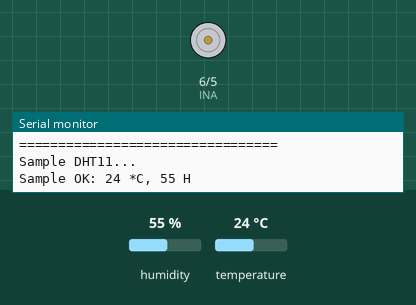
Bench run of a sketch on a simulated Arduino Uno, built with avr-gcc and run on an emulated ATmega328P. On the bench: motor-driver pin pairs drawn as motors (green arrow = first pin HIGH = forward, orange = second pin HIGH = backward, longer = more drive), the last lines printed to the serial monitor. Inputs (shaded band) come from the test bench; at power-on: temperature 24 °C, humidity 55 %.

Above: at 2.3 s.
2.4 s: temperature set to 27 °C
5.7 s: temperature set to 30 °C
At 8.6 s:
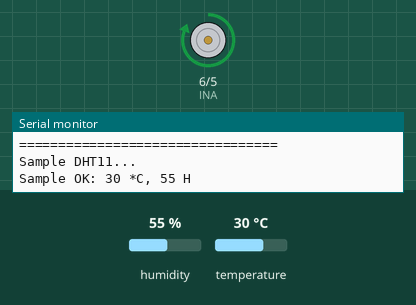
9.1 s: temperature set to 12 °C
At 11.4 s:
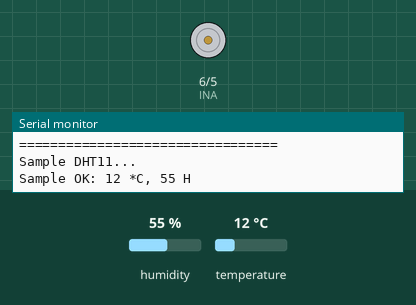
12.1 s: temperature set to 33 °C
At 14.3 s:
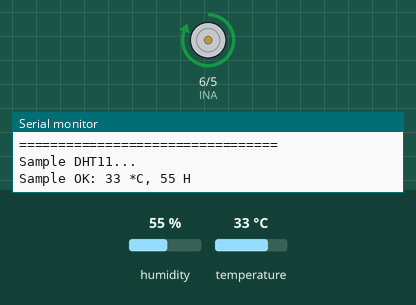
Timing chart, 0 to 15.8 s (numbered marks = the images above; inputs shaded):
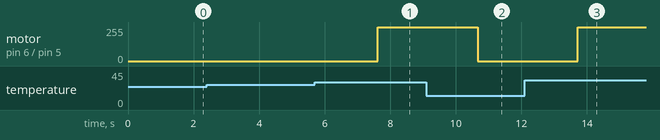

The sketch:

DHT11temperature.ino
```cpp
#include <SimpleDHT.h>

// for DHT11,
//      VCC: 5V or 3V
//      GND: GND
//      DATA: 2
int pinDHT11 = 13;
int INA = 6;
int INB = 5;
SimpleDHT11 dht11(pinDHT11);

void setup() {
  Serial.begin(115200);
  pinMode(INA,OUTPUT);
  pinMode(INB,OUTPUT);
}

void loop() {
  // start working...
  Serial.println("=================================");
  Serial.println("Sample DHT11...");

  // read without samples.
  byte temperature = 0;
  byte humidity = 0;
  int err = SimpleDHTErrSuccess;
  if ((err = dht11.read(&temperature, &humidity, NULL)) != SimpleDHTErrSuccess) {
    Serial.print("Read DHT11 failed, err="); Serial.println(err);delay(1000);
    return;
  }

  Serial.print("Sample OK: ");
  Serial.print((int)temperature); Serial.print(" *C, ");
  Serial.print((int)humidity); Serial.println(" H");

  // DHT11 sampling rate is 1HZ.
  delay(1500);

  if((int)temperature >= 29){
    digitalWrite(INA,HIGH);
    digitalWrite(INB,LOW);
  }
  else
    digitalWrite(INA,LOW);
    digitalWrite(INB,LOW);

}
```

Measured:
- the behaviour switches between 28 and 29 °C on temperature (found by bisection; images 0 and 1)
- after the input at 5.7 s, motor on pin 6 (INA) / pin 5 (INB): stopped → forward 255/255 after 1.9 s
- after the input at 9.1 s, motor on pin 6 (INA) / pin 5 (INB): forward 255/255 → stopped after 1.6 s
- after the input at 12.1 s, motor on pin 6 (INA) / pin 5 (INB): stopped → forward 255/255 after 1.6 s
